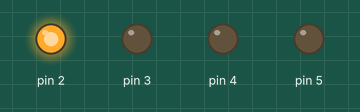
A sketch run on a simulated Arduino Uno, built with avr-gcc and run on an emulated ATmega328P. Parts: output pins drawn as LEDs (lit = HIGH).

Above: at 0.5 s.
At 4.5 s:
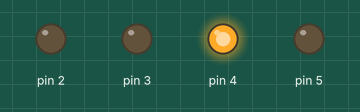
At 6.5 s:
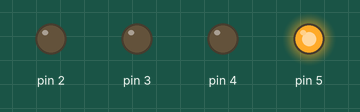
At 8.0 s:
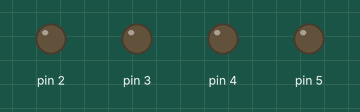
At 14.5 s:
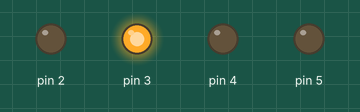
Timing chart, 0 to 15.6 s (numbered marks = the images above):
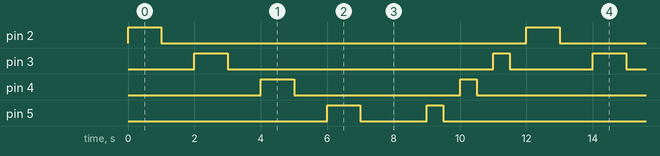

The sketch:

looptest.ino
```cpp
//using for loopto switch or blink led in arduino
int led;

void setup() {
  // put your setup code here, to run once:
for(led =2;led<6;led++){
  pinMode(led,OUTPUT);
}
}

void loop() {
  // put your main code here, to run repeatedly:
  for(led =2;led<6;led++){
    digitalWrite(led,HIGH);
    delay (1000);
    digitalWrite(led,LOW);
    delay (1000);
  }
for(led =6;led>2;led--){
  digitalWrite(led,HIGH);
  delay(500);
  digitalWrite(led,LOW);
  delay(500);
}
}
```

Measured:
- by itself, pin 2: alternates HIGH for 1.0 s and LOW for 11.0 s
- by itself, pin 3: repeats every 12.0 s: LOW 8.0 s, HIGH 0.50 s, LOW 2.5 s, HIGH 1.0 s
- by itself, pin 4: repeats every 12.0 s: LOW 5.0 s, HIGH 0.50 s, LOW 5.5 s, HIGH 1.0 s
- by itself, pin 5: repeats every 12.0 s: LOW 2.0 s, HIGH 0.50 s, LOW 8.5 s, HIGH 1.0 s
